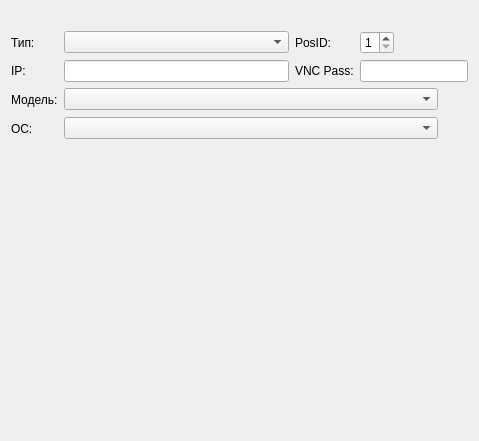
<?xml version="1.0" encoding="UTF-8"?>
<ui version="4.0">
 <class>PCEditDialog</class>
 <widget class="QDialog" name="PCEditDialog">
  <property name="geometry">
   <rect>
    <x>0</x>
    <y>0</y>
    <width>479</width>
    <height>441</height>
   </rect>
  </property>
  <property name="windowTitle">
   <string>Dialog</string>
  </property>
  <layout class="QGridLayout" name="gridLayout" columnstretch="0,1,0,0,0">
   <property name="sizeConstraint">
    <enum>QLayout::SetDefaultConstraint</enum>
   </property>
   <item row="2" column="0">
    <widget class="QLabel" name="label_3">
     <property name="text">
      <string>IP:</string>
     </property>
    </widget>
   </item>
   <item row="2" column="2">
    <widget class="QLabel" name="label_4">
     <property name="text">
      <string>VNC Pass:</string>
     </property>
    </widget>
   </item>
   <item row="1" column="0">
    <widget class="QLabel" name="label">
     <property name="text">
      <string>Тип:</string>
     </property>
    </widget>
   </item>
   <item row="3" column="0">
    <widget class="QLabel" name="label_5">
     <property name="text">
      <string>Модель:</string>
     </property>
    </widget>
   </item>
   <item row="5" column="1">
    <spacer name="verticalSpacer">
     <property name="orientation">
      <enum>Qt::Vertical</enum>
     </property>
     <property name="sizeHint" stdset="0">
      <size>
       <width>20</width>
       <height>40</height>
      </size>
     </property>
    </spacer>
   </item>
   <item row="0" column="0" colspan="4" alignment="Qt::AlignHCenter">
    <widget class="QLabel" name="labelTitle">
     <property name="text">
      <string/>
     </property>
     <property name="wordWrap">
      <bool>true</bool>
     </property>
    </widget>
   </item>
   <item row="1" column="3">
    <widget class="QSpinBox" name="spinBox">
     <property name="minimum">
      <number>1</number>
     </property>
     <property name="maximum">
      <number>4</number>
     </property>
    </widget>
   </item>
   <item row="1" column="1">
    <widget class="QComboBox" name="comboBox"/>
   </item>
   <item row="2" column="1">
    <widget class="QLineEdit" name="lineEdit"/>
   </item>
   <item row="4" column="0">
    <widget class="QLabel" name="label_6">
     <property name="text">
      <string>ОС:</string>
     </property>
    </widget>
   </item>
   <item row="1" column="2">
    <widget class="QLabel" name="label_2">
     <property name="text">
      <string>PosID:</string>
     </property>
    </widget>
   </item>
   <item row="1" column="4">
    <spacer name="horizontalSpacer">
     <property name="orientation">
      <enum>Qt::Horizontal</enum>
     </property>
     <property name="sizeHint" stdset="0">
      <size>
       <width>40</width>
       <height>20</height>
      </size>
     </property>
    </spacer>
   </item>
   <item row="2" column="3" colspan="2">
    <widget class="QLineEdit" name="lineEdit_2"/>
   </item>
   <item row="3" column="1" colspan="4">
    <layout class="QHBoxLayout" name="horizontalLayout">
     <item>
      <widget class="QComboBox" name="comboBox_2"/>
     </item>
     <item>
      <widget class="QToolButton" name="toolButton">
       <property name="text">
        <string/>
       </property>
       <property name="icon">
        <iconset resource="../resource.qrc">
         <normaloff>:/Images/Button-Add-icon.png</normaloff>:/Images/Button-Add-icon.png</iconset>
       </property>
       <property name="autoRepeat">
        <bool>false</bool>
       </property>
       <property name="autoExclusive">
        <bool>false</bool>
       </property>
       <property name="autoRaise">
        <bool>true</bool>
       </property>
      </widget>
     </item>
    </layout>
   </item>
   <item row="4" column="1" colspan="4">
    <layout class="QHBoxLayout" name="horizontalLayout_2">
     <item>
      <widget class="QComboBox" name="comboBox_3"/>
     </item>
     <item>
      <widget class="QToolButton" name="toolButton_2">
       <property name="font">
        <font>
         <pointsize>10</pointsize>
        </font>
       </property>
       <property name="text">
        <string/>
       </property>
       <property name="icon">
        <iconset resource="../resource.qrc">
         <normaloff>:/Images/Button-Add-icon.png</normaloff>:/Images/Button-Add-icon.png</iconset>
       </property>
       <property name="autoRaise">
        <bool>true</bool>
       </property>
      </widget>
     </item>
    </layout>
   </item>
  </layout>
 </widget>
 <resources>
  <include location="../resource.qrc"/>
 </resources>
 <connections/>
</ui>
